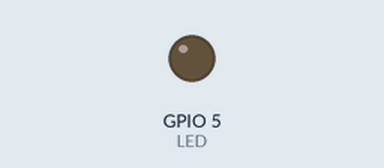
Recording of a sketch running on a simulated ESP32. Shown: output pins drawn as LEDs (lit = HIGH).

Above: at 0.05 s.
At 5.25 s:
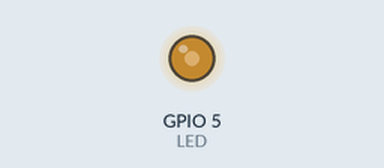
At 10.45 s:
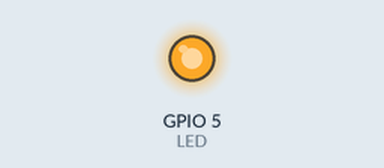
At 20.95 s:
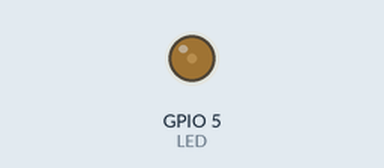
Timing chart, 0 to 29.9 s (numbered marks = the images above):
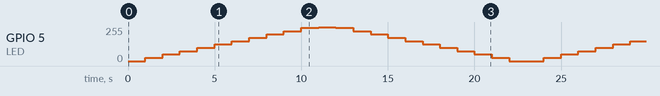

The sketch:

ESP32_Glow_LED.ino
```cpp
#define LED 5

void setup() {
  pinMode(LED, OUTPUT);
}

void loop() {
  int delta = 0;

  for(delta == 0; delta <= 255; delta = delta + 25){
    analogWrite(LED, delta);
    delay(1000);
  }

  for(delta == 256; delta>=0; delta = delta - 25){
    analogWrite(LED, delta);
    delay(1000);
  }
}
```
